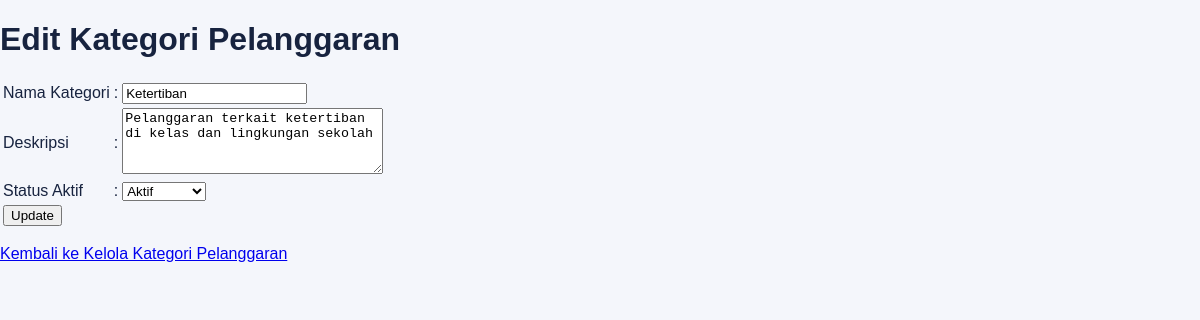
The app's page /edit_pelanggaran_kategori.php?id=4 (signed in) with its own data.
### tables this page shows
CREATE TABLE `t_pelanggaran_kategori` (
  `id` int(11) NOT NULL,
  `nama` varchar(100) DEFAULT NULL,
  `deskripsi` text NOT NULL,
  `status_aktif` tinyint(1) NOT NULL,
  `created_at` timestamp NOT NULL DEFAULT current_timestamp(),
  `updated_at` timestamp NOT NULL DEFAULT current_timestamp()
);

### edit_pelanggaran_kategori.php (the view, shortened to what this page needs)
<?php
include 'config/koneksi.php';
$id = $_GET['id'];
$sql = "SELECT * FROM t_pelanggaran_kategori WHERE id = '$id'";
$hasil = mysqli_query($koneksi, $sql);
$data = mysqli_fetch_assoc($hasil);
?>
<!DOCTYPE html>
<html>
<head>
    <link rel="stylesheet" href="layout/style.css">
</head>
<body>
    <h1>Edit Kategori Pelanggaran</h1>
    <form action="proses_edit_pelanggaran_kategori.php" method="POST">
        <table>
            <tr>
                <td>Nama Kategori</td>
                <td>:</td>
                <td>
                    <input type="text" name="nama"
                           value="<?php echo htmlspecialchars($data['nama']); ?>"
                           required>
                </td>
            </tr>
            <tr>
                <td>Deskripsi</td>
                <td>:</td>
                <td>
                    <textarea name="deskripsi" rows="4" cols="30"><?php
                        echo htmlspecialchars($data['deskripsi'] ?? '');
                    ?></textarea>
                </td>
            </tr>
            <tr>
                <td>Status Aktif</td>
                <td>:</td>
                <td>
                    <select name="status_aktif" required>
                        <option value="1"
                            <?php
                            if ($data['status_aktif'] == 1) {
                                echo 'selected';
                            }
                            ?>>
                            Aktif
                        </option>
                    </select>
                </td>
            </tr>
            <tr>
                <td colspan="3">
                    <input type="submit" value="Update">
                </td>
            </tr>
        </table>
    </form>
    <p>
        <a href="kelola_pelanggaran_kategori.php">
            Kembali ke Kelola Kategori Pelanggaran
        </a>
    </p>
</body>
</html>

### layout/style.css (style rules this page uses)
:root { --primary: #3659d9; --navy: #17233f; --background: #f4f6fb; --text-muted: #778198; --border: #e8ecf4; }
* { box-sizing: border-box; }
body { margin: 0; font-family: 'Poppins', sans-serif; background: var(--background); color: var(--navy); }

### records on screen
t_pelanggaran_kategori: nama "Ketertiban", deskripsi "Pelanggaran terkait ketertiban di kelas dan lingkungan sekolah", status_aktif "Aktif"
